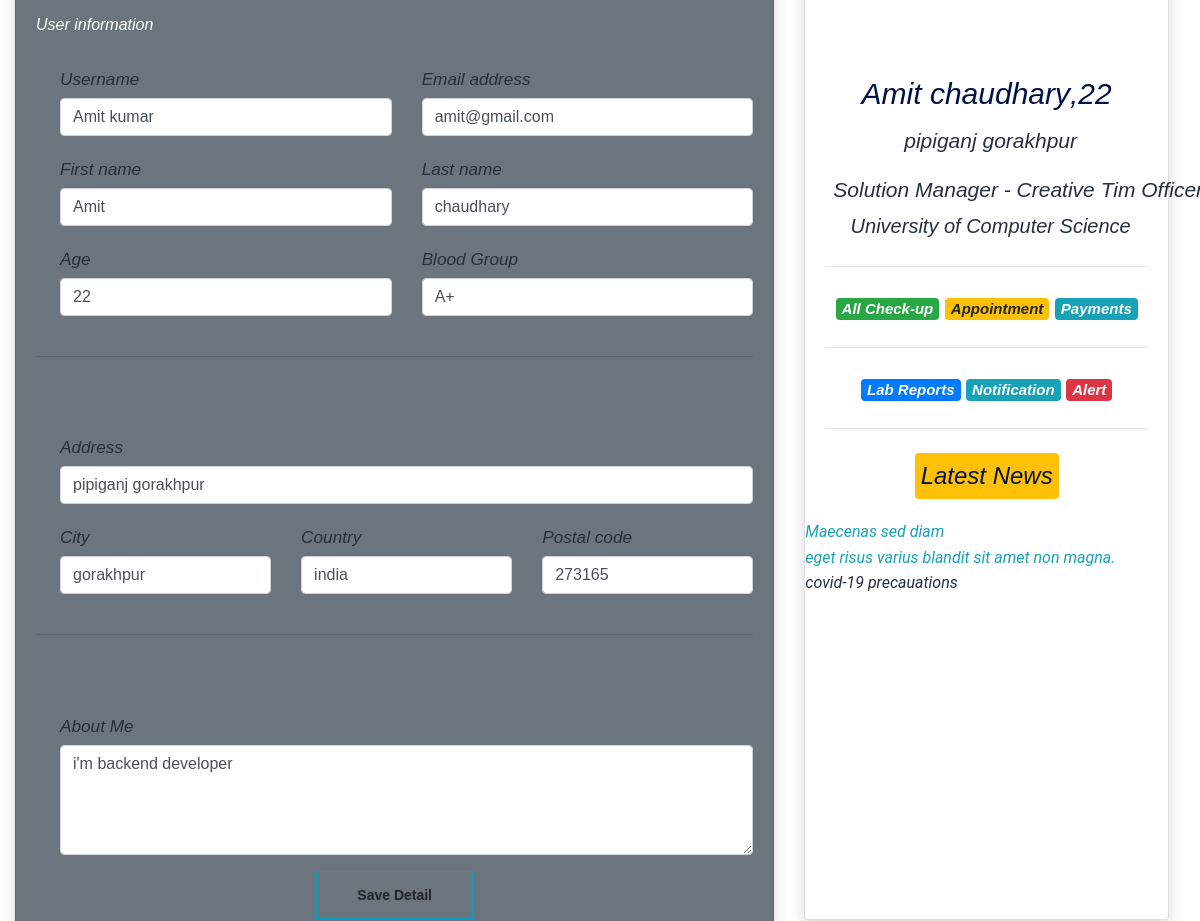
/profile/ (signed in, middle part), run on an earlier commit of the app's database.
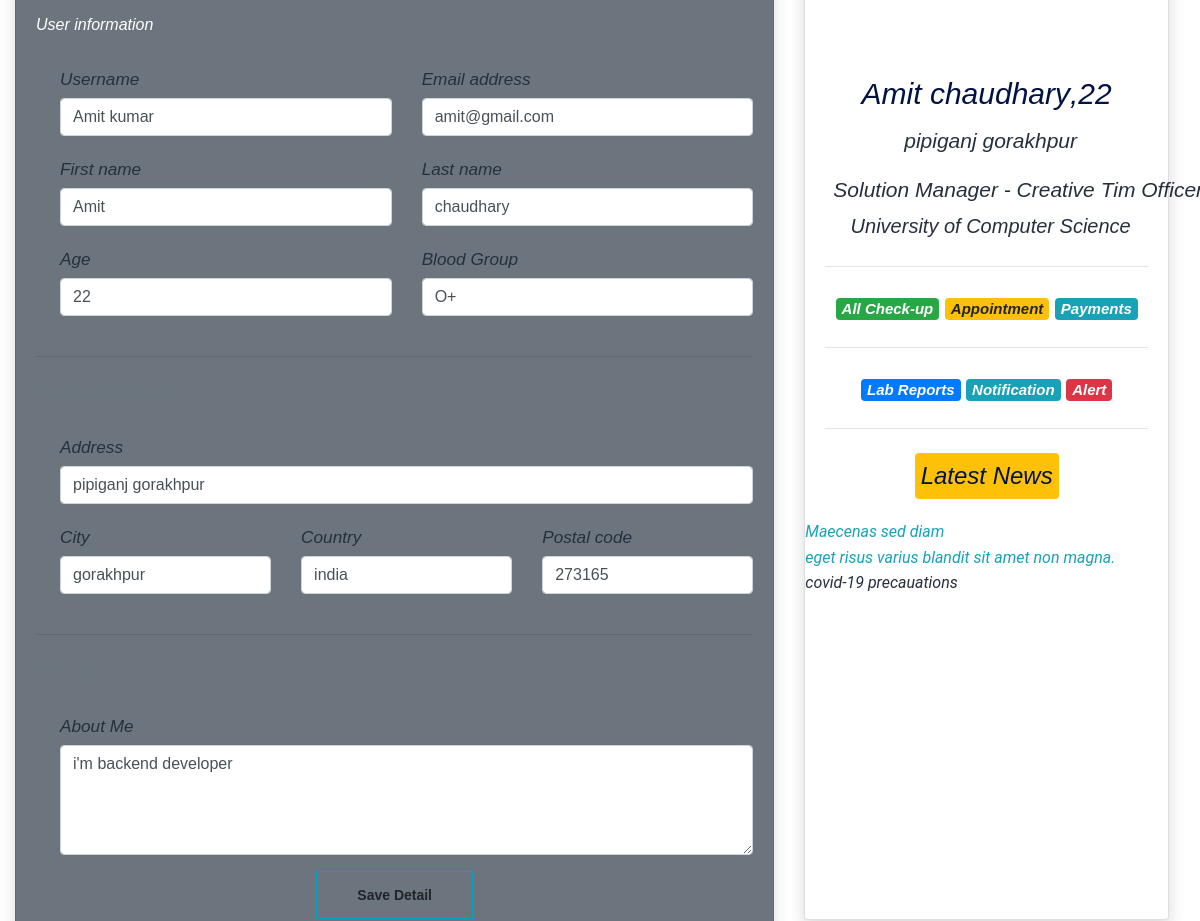
And on a later commit of the database.
### amisapp1/models.py (models this page shows, shortened)
class userType_table(models.Model):
    user = models.OneToOneField(User,on_delete=models.CASCADE)
    userType = models.CharField(max_length=50)
    username = models.CharField(max_length=50,null=True)
    age = models.IntegerField(null=True,blank=True);
    bloodgroup = models.CharField(max_length=10,null=True,blank=True)
    address = models.CharField(max_length=100,null=True,blank=True)
    city = models.CharField(max_length=100,null=True,blank=True)
    country = models.CharField(max_length=100,null=True,blank=True)
    postal = models.IntegerField(null=True,blank=True)
    about = models.CharField(max_length=500,null=True,blank=True)
    phone = models.IntegerField()
    gender = models.CharField(max_length=10,null=True)

### amisapp1/views.py (the view, shortened to what this page needs)
# urls.py: path('profile/',views.profile,name='profile'),
@login_required
def profile(request):
    context = {}
    check = userType_table.objects.filter(user__id=request.user.id)
    if len(check)>0:
        data = userType_table.objects.get(user__id=request.user.id)
        context["data"]=data
    return render(request,"profile.html",context)

### templates/profile.html (shortened to what this page needs)
<!doctype html>
{% extends "base.html"%}
{% block body%}
{%load static%}
<body class="animated-banner">
    <div class="main-body">
		<div class="main-content">
    <div class="container-fluid mt--7">
      <div class="row">
        <div class="col-xl-4 order-xl-2 mb-5 mb-xl-0">
          <div class="card card-profile shadow">
            <div class="card-body pt-0 pt-md-4">
              <div class="row">
                <div class="col">
                </div>
              </div>
              <div class="text-center">
                <h3>
                  {{user.first_name}} {{user.last_name}}<span class="font-weight-light">,{{data.age}}</span>
                </h3>
                <div class="h5 font-weight-300">
                  {{data.address}}
                </div>
                <div class="h5 mt-4">
                  Solution Manager - Creative Tim Officer
                </div>
                <div>
                  University of Computer Science
                </div>
                <hr class="my-4">
				<a href="{% url 'checkuplist'%}"> <span class="badge badge-success">All Check-up </span></a>
				<a href="{% url 'appointmentlist'%}"> <span class="badge badge-warning">Appointment </span></a>
				<a href="{% url 'paymentstatus'%}"> <span class="badge badge-info">Payments </span></a>
				  <hr class="my-4">
				  <a href="{% url 'labreport'%}"> <span class="badge badge-primary">Lab Reports </span></a>
				<a href="{% url 'notification'%}"> <span class="badge badge-info">Notification </span></a>
				<a href="{% url 'notification'%}"> <span class="badge badge-danger">Alert </span></a>
				<hr class="my-4">
              </div>
			  <center><span class="badge badge-warning"><h4>Latest News</h4> </span></center>
            </div>
			<marquee direction="up" behavior="alternate" scrollamount="1" style="height:400px"><p class="text-info">Maecenas sed diam
                <br>eget risus varius blandit sit amet non magna.<br><a href="{% url 'covid'%}"> covid-19 precauations</a></p></marquee>
          </div>
        </div>
        <div class="col-xl-8 order-xl-1">
          <div class="card bg-secondary shadow">
            <div class="card-body">
              <form action="{%url 'profile'%}" method="POST">
                <h6 class="heading-small text-white  mb-4">User information</h6>
                <div class="pl-lg-4">
                  <div class="row">
                    <div class="col-lg-6">
                      <div class="form-group focused">
                        <label class="form-control-label" for="input-username">Username</label>
                        <input type="text" id="input-username" class="form-control form-control-alternative" name="uname" placeholder="Username" value="{{data.username}}" required>
                      </div>
                    </div>
                    <div class="col-lg-6">
                      <div class="form-group">
                        <label class="form-control-label" for="input-email">Email address</label>
                        <input type="email" id="input-email" class="form-control form-control-alternative" name="email" value="{{user.email}}" placeholder="jesse@example.com" required>
                      </div>
                    </div>
                  </div>
                  <div class="row">
                    <div class="col-lg-6">
                      <div class="form-group focused">
                        <label class="form-control-label" for="input-first-name">First name</label>
                        <input type="text" id="input-first-name" class="form-control form-control-alternative" name="fname" placeholder="First name" value="{{user.first_name}}"required>
                      </div>
                    </div>
                    <div class="col-lg-6">
                      <div class="form-group focused">
                        <label class="form-control-label" for="input-last-name">Last name</label>
                        <input type="text" id="input-last-name" class="form-control form-control-alternative" name="lname" placeholder="Last name" value="{{user.last_name}}"required>
                      </div>
                    </div>
                  </div>
				 <div class="row">
                    <div class="col-lg-6">
                      <div class="form-group focused">
                        <label class="form-control-label" for="input-first-name">Age</label>
                        <input type="text" id="input-first-name" class="form-control form-control-alternative" name="age" placeholder="First name" value="{{data.age}}"required>
                      </div>
                    </div>
                    <div class="col-lg-6">
                      <div class="form-group focused">
                        <label class="form-control-label" for="input-last-name">Blood Group</label>
                        <input type="text" id="input-last-name" class="form-control form-control-alternative" name="bloodgroup" placeholder="Last name" value="{{data.bloodgroup}}"required>
                      </div>
                    </div>
                  </div>
                </div>
                <hr class="my-4">
                <h6 class="heading-small text-muted mb-4">Contact information</h6>
                <div class="pl-lg-4">
                  <div class="row">
                    <div class="col-md-12">
                      <div class="form-group focused">
                        <label class="form-control-label" for="input-address">Address</label>
                        <input id="input-address" class="form-control form-control-alternative" name="address" placeholder="Home Address" value="{{data.address}}" type="text"required>
                      </div>
                    </div>
                  </div>
                  <div class="row">
                    <div class="col-lg-4">
                      <div class="form-group focused">
                        <label class="form-control-label" for="input-city">City</label>
                        <input type="text" id="input-city" class="form-control form-control-alternative" name="city" placeholder="City" value="{{data.city}}"required>
                      </div>
                    </div>
                    <div class="col-lg-4">
                      <div class="form-group focused">
                        <label class="form-control-label" for="input-country">Country</label>
                        <input type="text" id="input-country" class="form-control form-control-alternative" name="country" placeholder="Country" value="{{data.country}}"required>
                      </div>
                    </div>
                    <div class="col-lg-4">
                      <div class="form-group">
                        <label class="form-control-label" for="input-country">Postal code</label>
                        <input type="number" id="input-postal-code" class="form-control form-control-alternative" name="postalcode" value="{{data.postal}}" placeholder="Enter Zip Code"required>
                      </div>
                    </div>
                  </div>
                </div>
                <hr class="my-4">
                <h6 class="heading-small text-muted mb-4">About me</h6>
                <div class="pl-lg-4">
                  <div class="form-group focused">
                    <label>About Me</label>
                    <textarea rows="4" class="form-control form-control-alternative" name="about" placeholder="Address" required>{{data.about}}</textarea>
                  </div>
                </div>
                <div class="text-center">
                <button type="submit" class="btn-first btn-submit text-dark fw-600">Save Detail</button>
              </div>
              </form>
            </div>
          </div>
        </div>
      </div>
    </div>
  </div>
    </div>
{% endblock %}

### templates/base.html (shortened to what this page needs)
{% load static %}
<!doctype html>
<html lang="en">
  <head>
    <link rel="stylesheet" href="https://maxcdn.bootstrapcdn.com/bootstrap/4.0.0/css/bootstrap.min.css">
    <link href="{%static "assets/css/bootstrap.min.css"%}" rel="stylesheet">
    <link href="{%static "assets/css/font-awesome.css"%}" rel="stylesheet">
    <link href="{%static "assets/css/font/flaticon.css"%}" rel="stylesheet">
    <link href="{%static "assets/css/slick.css"%}" rel="stylesheet">
    <link href="{%static "assets/css/ion.rangeSlider.min.css"%}" rel="stylesheet">
    <link href="{%static "assets/css/datepicker.css"%}" rel="stylesheet">
    <link href="{%static "assets/css/magnific-popup.css"%}" rel="stylesheet">
    <link href="{%static "assets/css/nice-select.css"%}" rel="stylesheet">
    <link href="{%static "assets/css/style.css"%}" rel="stylesheet">
    <link href="{%static "assets/css/responsive.css"%}" rel="stylesheet">
    	<link rel="stylesheet" class="color-changing" href="{%static "assets/css/style.css"%}">
    <link rel="stylesheet" href="{%static "assets/css/vendor.bundle.css"%}" >
    <link rel="stylesheet" href="{%static "assets/css/costyle.css"%}">
  </head>
  <body>
         <header class="header-style-1">
          <div class="main-navigation-style-1">
              <div class="container">
                  <div class="row">
                      <div class="col-12">
                          <div class="navigation">
                              <div class="logo">
                                  <a href="#">
                                     <marquee direction="right" behavior="alternate"><em class="navbar-brand " href="#">AMIS </b></a></marquee>
                              </div>
                          </div>
                      </div>
                  </div>
              </div>
          </div>
      </header>
    {% block body %}
    {% endblock %}
  </body>
</html>

### static/assets/css/costyle.css (style rules this page uses)
body { font-family: 'Barlow', Arial, Helvetica, sans-serif; color: #262f3e; font-size: 16px; line-height: 1.6; font-weight: 400; -webkit-font-smoothing: antialiased; -moz-osx-font-smoothing: grayscale; position: relative; }
h1, h2, h3, h4, h5, h6, p, ol, table { margin-bottom: 10px; line-height: 1.6; }
h1:last-child, h2:last-child, h3:last-child, h4:last-child, h5:last-child, h6:last-child, p:last-child, ol:last-child, table:last-child { margin-bottom: 0; }
h1, h2, h3, h4, h5, h6 { font-weight: 500; color: #001244; }
label { font-weight: 500; font-size: .86em; }
h3, .h3 { font-size: 24px; }
h4, .h4 { font-size: 22px; }
h5, .h5 { font-size: 18px; }
h6, .h6 { font-size: 16px; }
p { font-size: .86em; font-weight: 400; }
p :last-child { margin-bottom: 0; }
@media (min-width: 768px) { h3, .h3 { font-size: 30px; } }
@media (min-width: 768px) { h4, .h4 { font-size: 24px; } }
@media (min-width: 768px) { h5, .h5 { font-size: 21px; } }
@media (min-width: 768px) { h6, .h6 { font-size: 16px; } }
@media (min-width: 768px) { p { font-size: 16px; } }
a { outline: 0; transition: all 0.5s; color: #262f3e; }
a:link, a:visited { text-decoration: none; }
@media (min-width: 1200px) { .container { max-width: 1200px; } }
.text-dark { color: #212529 !important; }
body { min-width: 302px; overflow-x: hidden; }

What changed in the data, as far as the page shows it:
changed userType_table "pipiganj gorakhpur": bloodgroup "A+" → "O+"
